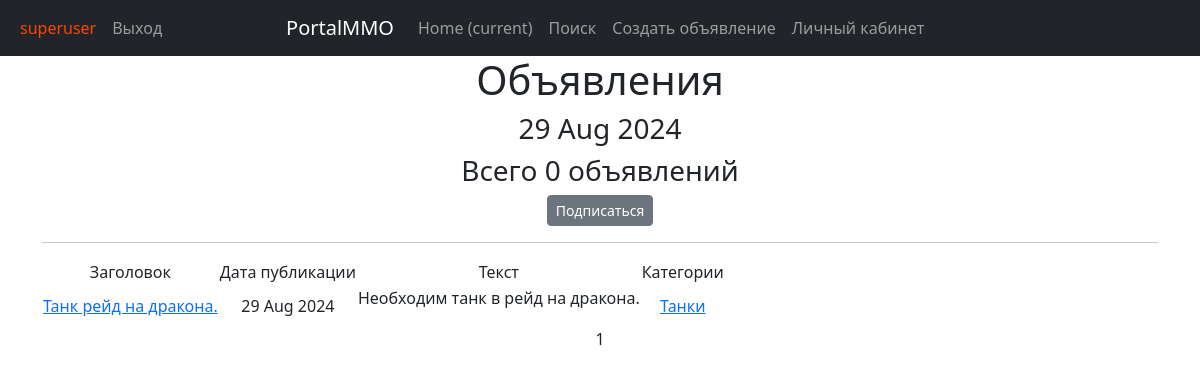
Screenshot of /posts/categories/1 (signed in) with the database file from the repository.
### myapp/models.py (models this page shows, shortened)
class User(AbstractUser):
    code = models.CharField(max_length=15, blank=True, null=True)

class Advertisement(models.Model):
    author = models.ForeignKey(User, on_delete=models.CASCADE)
    category = models.ForeignKey(Category, on_delete=models.CASCADE)
    headline = models.CharField(max_length=100)
    text = RichTextUploadingField()
    some_datatime = models.DateTimeField(auto_now_add=True)

class Category(models.Model):
    name_category = models.CharField(max_length=20, unique=True)
    subscribers = models.ManyToManyField(User, blank=True, null=True, related_name='categories')
    def __str__(self):
        return self.name_category

### myapp/views.py (the view)
# urls.py: path('posts/categories/<int:pk>', CategoryListView.as_view(), name='category_list'),
class CategoryListView(LoginRequiredMixin, AdvertisementList):
    model = Advertisement
    template_name = 'flatpages/category_list.html'
    context_object_name = 'category_news_list'
    def get_queryset(self):
        self.category = get_object_or_404(Category, id=self.kwargs['pk'])
        queryset = Advertisement.objects.filter(category=self.category).order_by('-some_datatime')
        return queryset
    def get_context_data(self, **kwargs):
        context = super().get_context_data(**kwargs)
        context['is_not_subscribers'] = self.request.user not in self.category.subscribers.all()
        context['category'] = self.category
        return context

### myapp/views.py (called while the page is built)
    def get_context_data(self, **kwargs):
        context = super().get_context_data(**kwargs)
        context['time_now'] = datetime.utcnow()
        return context

### templates/flatpages/category_list.html (shortened to what this page needs)
{% extends 'flatpages/default.html' %}
{% block content %}
<h1>Объявления</h1>
<h3>{{ time_now|date:'d M Y' }}</h3>
<h3>Всего {{ advertisement|length }} объявлений</h3>
{% if is_not_subscribers %}
    <p class="text-center"><a href="{% url 'subscribe' category.id %}" class="btn btn-secondary btn-sm">Подписаться</a> </p>
{% endif %}
<hr>
   {% if category_news_list %}
       <table>
           <tr>
               <td>Заголовок</td>
               <td>Дата публикации</td>
               <td>Текст</td>
               <td>Категории</td>
           </tr>
           {% for post in category_news_list %}
           <tr>
               <td>
                   <a href="{% url 'detail' post.id %}">{{post.headline}}</a>
               </td>
               <td>{{ post.some_datatime|date:'d M Y' }}</td>
               <td>{{ post.text|safe }}</td>
               <td>
                   <a href="{% url 'category_list' post.category.id %}">{{post.category}}</a>
               </td>
           </tr>
           {% endfor %}
       </table>
   {% else %}
       <h2>Новостей нет!</h2>
   {% endif %}
   {{ page_obj.number }}
{% endblock content %}

### templates/flatpages/default.html (shortened to what this page needs)
<!DOCTYPE html>
{% load i18n %}
<html lang="en">
    <head>
        {% load static %}
        <link href="{% static 'css/styles.css' %}" rel="stylesheet" />
    </head>
    <body>
<nav class="navbar navbar-expand-lg navbar-dark bg-dark static-top">
    <div class="container" style="width: 350px">
        <div class="navbar-collapse collapse" id="navbarNav">
            <ul class="nav navbar-nav ml-auto">
                <li class="nav-item active">
                    {% if user.is_authenticated %}
                    <a class="nav-link"><span style="color: orangered;">{{ request.user.username }}</span></a>
                    {% endif %}
                </li>
                <li class="nav-item active">
                    {% if user.is_authenticated %}
                    <a class="nav-link" href='{% url "account_logout" %}'>Выход</a>
                    {% else %}
                    <a class="nav-link" href='{% url "login" %}'>Вход</a>
                    {% endif %}
                </li>
            </ul>
        </div>
    </div>
   <div class="container">
       <a class="navbar-brand" href="/posts/">{% trans "PortalMMO"  %}</a>
       <div class="collapse navbar-collapse" id="navbarResponsive">
           <ul class="navbar-nav ml-auto">
               <li class="nav-item active">
                   <a class="nav-link" href="/posts/">Home
                       <span class="sr-only">(current)</span>
                   </a>
               </li>
               <li class="nav-item">
                   <a class="nav-link" href="/posts/search/">Поиск</a>
               </li>
               <li class="nav-item">
                   <a class="nav-link" href="/posts/create/">Создать объявление</a>
               </li>
               <li class="nav-item">
                   <a class="nav-link" href="/">Личный кабинет</a>
               </li>
           </ul>
       </div>
   </div>
</nav>
        <div class="container">
            <div class="row">
                <div class="col-lg-12 text-center">
                    {% block content %}{% endblock content %}
                </div>
             </div>
        </div>
    </body>
</html>

### rows the page displays
User: user.username "superuser"
Advertisement: headline "Танк рейд на дракона.", some_datatime "29 Aug 2024", text "Необходим танк в рейд на дракона.", category "Танки"

### other values shown
{{ time_now|date:'d M Y' }} "29 Aug 2024"
{{ advertisement|length }} "0"
{{ page_obj.number }} "1"
